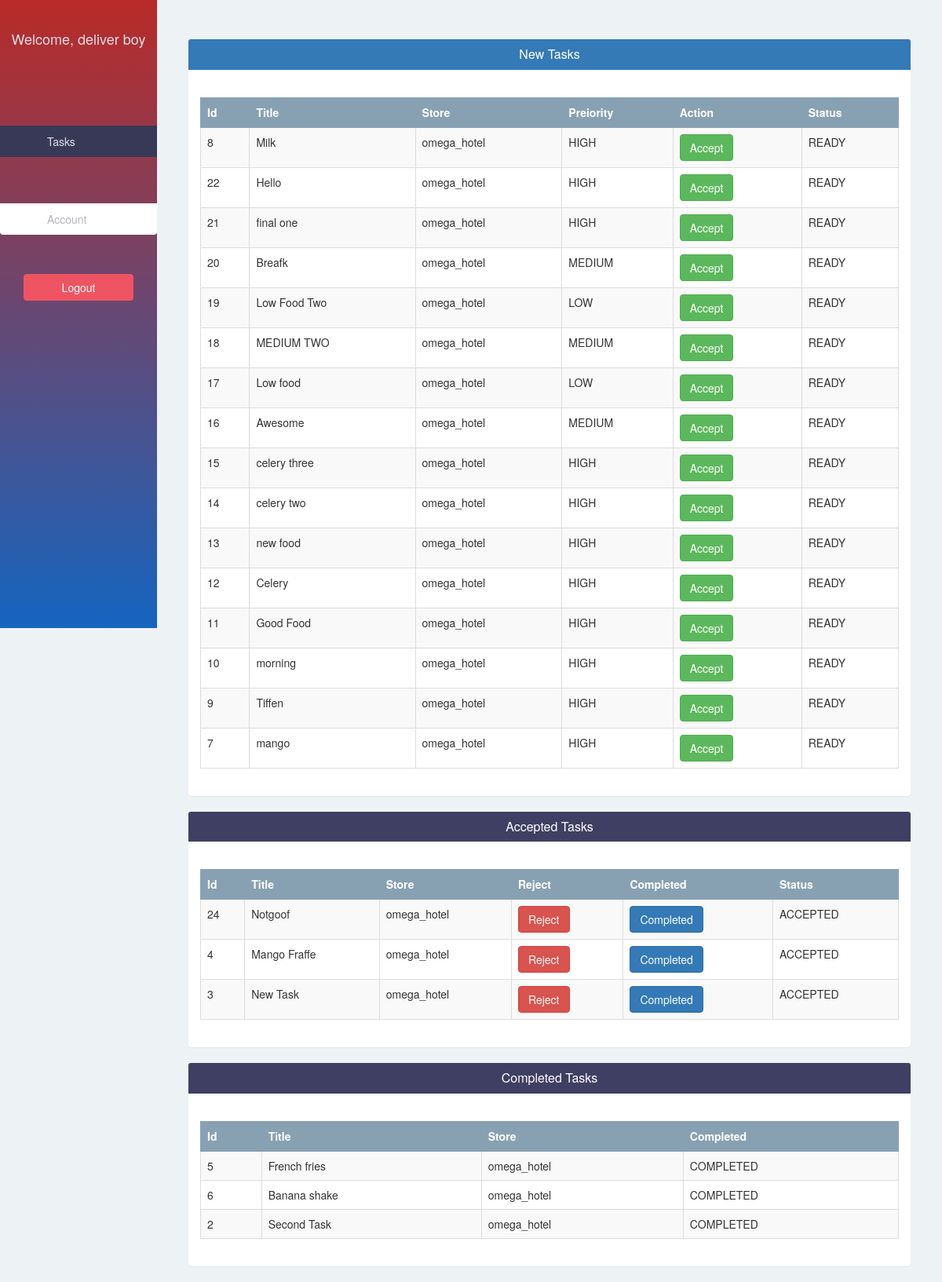
The page /deliver/tasks/ (signed in) on the database its author committed.
### store/models.py (models this page shows, shortened)
class DeliveryBoy(models.Model):
	user = models.OneToOneField(User,
								on_delete=models.CASCADE,
								related_name='delivery_boy')
	number = models.CharField(max_length=12, unique=True)
	def __str__(self):
		return self.user.get_full_name()
	class Meta:
		verbose_name = _("Delivery Boy")
		verbose_name_plural = _("Delivery Boys")

class Task(models.Model):
	HIGH = 'HIGH'
	MEDIUM = 'MEDIUM'
	LOW = 'LOW'
	ACCEPTED = 'ACCEPTED'
	COMPLETED = 'COMPLETED'
	REJECTED = 'REJECTED'
	READY = 'READY'
	CANCELD = 'CANCELD'
	PREIORITY_CHOICES = (
		(HIGH, 'High'),
		(MEDIUM, 'Medium'),
		(LOW, 'Low'),
	)
	STATUS_CHOICES = (
		(READY, 'Ready'),
		(ACCEPTED, 'Accepted'),
		(COMPLETED, 'Completed'),
		(REJECTED, 'Rejected'),
		(CANCELD, 'Canceld')
	)
	title = models.CharField(max_length=100)
	store = models.ForeignKey(Store, on_delete=models.CASCADE)
	delivery_boy = models.ForeignKey(DeliveryBoy,
									on_delete=models.CASCADE,
									blank=True, null=True)
	preiority = models.CharField(max_length=6, choices=PREIORITY_CHOICES)
	status = models.CharField(max_length=10, choices=STATUS_CHOICES)
	created_at = models.DateTimeField( auto_now=True)
	accepted_at = models.DateTimeField(blank=True, null=True)
	completed_at = models.DateTimeField(blank=True, null=True)
	edited_at = models.DateTimeField(auto_now_add=True)
	celery_id = models.CharField(max_length=200, null=True, blank=True)
	class Meta:
		verbose_name = _("Delivery Task")
		verbose_name_plural = _("Delivery Tasks")
		ordering = ('created_at',)

class Store(models.Model):
	user = models.OneToOneField(User,
								on_delete=models.CASCADE,
								related_name='store')
	store_name = models.CharField(max_length=150)
	contact_number = models.CharField(max_length=12)
	def __str__(self):
		return self.store_name
	class Meta:
		verbose_name = _("Store Manager")
		verbose_name_plural = _("Store Managers")

### store/views.py (the view)
# urls.py: url(r'^deliver/tasks/$', views.deliver_tasks, name="deliver_tasks"),
@login_required(login_url="/deliever/signin")
def deliver_tasks(request):
	tasks = Task.objects.filter(delivery_boy=None).exclude(
		Q(status=Task.CANCELD) | Q(status=Task.COMPLETED)).order_by('-created_at')
	accepted_tasks = Task.objects.filter(
		status=Task.ACCEPTED, delivery_boy=request.user.delivery_boy).order_by('-created_at')
	completed_tasks = Task.objects.filter(
		status=Task.COMPLETED, delivery_boy=request.user.delivery_boy).order_by('-created_at')
	return render(request, "deliver/tasks.html",
		{"tasks": tasks,
		"accepted_tasks": accepted_tasks,
		"completed_tasks": completed_tasks})

### templates/deliver/tasks.html (shortened to what this page needs)
{% extends 'deliver/base.html' %}
{% block page %}
    <div class="panel">
        <div class="panel-heading bg-primary">
            <h4 class="panel-title text-center text-white">New Tasks</h4>
        </div>
        <div class="panel-body">
            <br/>
            <table class="table table-bordered table-hover table-striped">
                <thead>
                  <tr class="bg-gray text-white">
                    <th>Id</th>
                    <th>Title</th>
                    <th>Store</th>
                    <th>Preiority</th>
                     <th>Action</th>
                    <th>Status</th>
                  </tr>
                </thead>
                <tbody>
                    {% for task in tasks %}
                        <tr>
                            <td>{{ task.id }}</td>
                            <td>{{ task.title }}</td>
                            <td>{{ task.store }}</td>
                            <td>{{ task.preiority}}</td>
                            <td><button class="btn btn-success" onclick="AcceptTask({{task.id}})">Accept</button></td>
                            <td>{{task.status}}</td>
                        </tr>
                    {% endfor %}
                </tbody>
            </table>
        </div>
    </div>
    <div class="panel">
        <div class="panel-heading bg-blue">
            <h4 class="panel-title text-center text-white">Accepted Tasks</h4>
        </div>
        <div class="panel-body">
            <br/>
            <table class="table table-bordered table-hover table-striped">
                <thead>
                  <tr class="bg-gray text-white">
                    <th>Id</th>
                    <th>Title</th>
                    <th>Store</th>
                    <th>Reject</th>
                    <th>Completed</th>
                    <th>Status</th>
                  </tr>
                </thead>
                <tbody>
                    {% for task in accepted_tasks %}
                        <tr>
                            <td>{{ task.id }}</td>
                            <td>{{ task.title }}</td>
                            <td>{{ task.store }}</td>
                            <td><button class="btn btn-danger" onclick="RejectTask({{task.id}})">Reject</button></td>
                            <td><button class="btn btn-primary" onclick="CompletedTask({{task.id}})">Completed</button></td>
                            <td>{{task.status}}</td>
                        </tr>
                    {% endfor %}
                </tbody>
            </table>
        </div>
    </div>
    <div class="panel">
        <div class="panel-heading bg-blue">
            <h4 class="panel-title text-center text-white">Completed Tasks</h4>
        </div>
        <div class="panel-body">
            <br/>
            <table class="table table-bordered table-hover table-striped">
                <thead>
                  <tr class="bg-gray text-white">
                    <th>Id</th>
                    <th>Title</th>
                    <th>Store</th>
                    <th>Completed</th>
                  </tr>
                </thead>
                <tbody>
                    {% for task in completed_tasks %}
                        <tr>
                            <td>{{ task.id }}</td>
                            <td>{{ task.title }}</td>
                            <td>{{ task.store }}</td>
                            <td>{{task.status}}</td>
                        </tr>
                    {% endfor %}
                </tbody>
            </table>
        </div>
    </div>
{% endblock %}

### templates/deliver/base.html (shortened to what this page needs)
{% extends 'base.html' %}
{% block sidebar %}
	{% url 'deliver_tasks' as deliver_tasks_url %}
	{% url 'delivery_boy_account' as delivery_boy_url %}
	<div class="text-center">
		<h4>Welcome, {{request.user.delivery_boy}}</h4>
	</div>
	<div class="list-group">
			<span class="text-uppercase"></span>
			<a href="{% url 'deliver_tasks' %}" class="list-group-item {% if request.path == deliver_tasks_url %} active {% endif %} ">Tasks</a>
			<span class="text-uppercase"></span>
		      <a href="{% url 'delivery_boy_account' %}"
		          class="list-group-item {% if request.path == delivery_boy_url %} active {% endif %} ">Account</a>
	</div>
	 <div class="text-center">
      <a href="{% url 'delivery_boy-signout' %}?next=/store/signin/"
          class="btn btn-pink">Logout</a>
    </div>
   {% endblock %}

### static/css/style.css (style rules this page uses)
body { padding-top: 50px; background-color: #EDF2F5; overflow: auto; }
.bg-blue { background-color: #3F3F63; }
.bg-gray { background-color: #88A1B2; }
.text-white { color: white; }
.btn-pink { color: white; background-color: #EE5462; }
.sidebar > div:first-child { padding: 30px 10px; font-weight: bold; font-size: 15px; }
.sidebar > div:first-child > h4 { color: #e0deeb; }
.sidebar .list-group { padding: 0; }
.sidebar .list-group > span { color: #b6b4c1; display: block; margin-top: 20px; padding: 20px 30px; font-size: 16px; font-weight: 300; }
.sidebar .list-group .list-group-item, .sidebar .list-group .list-group-item:focus { color: #b6b4c1; border: 0; padding-left: 60px; padding-right: 30px; }
.sidebar .list-group .list-group-item.active, .sidebar .list-group .list-group-item:hover { background-color: #383957; color: #e0deeb; }
.sidebar > div:last-child { padding: 30px; }
.sidebar > div:last-child .btn { width: 100%; }
.content .panel { border: none; }
.table > thead > tr > th, .table > thead > tr > td { vertical-align: middle; }
.table, .table > thead > tr > th { border-color: #88A1B2; }

### rows shown on the page
Task: id "8", title "Milk", store "omega_hotel", preiority "HIGH", status "READY"
Task: id "22", title "Hello", store "omega_hotel", preiority "HIGH", status "READY"
Task: id "21", title "final one", store "omega_hotel", preiority "HIGH", status "READY"
Task: id "20", title "Breafk", store "omega_hotel", preiority "MEDIUM", status "READY"
Task: id "19", title "Low Food Two", store "omega_hotel", preiority "LOW", status "READY"
Task: id "18", title "MEDIUM TWO", store "omega_hotel", preiority "MEDIUM", status "READY"
Task: id "17", title "Low food", store "omega_hotel", preiority "LOW", status "READY"
Task: id "16", title "Awesome", store "omega_hotel", preiority "MEDIUM", status "READY"
Task: id "15", title "celery three", store "omega_hotel", preiority "HIGH", status "READY"
Task: id "14", title "celery two", store "omega_hotel", preiority "HIGH", status "READY"
Task: id "13", title "new food", store "omega_hotel", preiority "HIGH", status "READY"
Task: id "12", title "Celery", store "omega_hotel", preiority "HIGH", status "READY"
Task: id "11", title "Good Food", store "omega_hotel", preiority "HIGH", status "READY"
Task: id "10", title "morning", store "omega_hotel", preiority "HIGH", status "READY"
Task: id "9", title "Tiffen", store "omega_hotel", preiority "HIGH", status "READY"
Task: id "7", title "mango", store "omega_hotel", preiority "HIGH", status "READY"
Task: id "24", title "Notgoof", store "omega_hotel", status "ACCEPTED"
Task: id "4", title "Mango Fraffe", store "omega_hotel", status "ACCEPTED"
Task: id "3", title "New Task", store "omega_hotel", status "ACCEPTED"
Task: id "5", title "French fries", store "omega_hotel", status "COMPLETED"
Task: id "6", title "Banana shake", store "omega_hotel", status "COMPLETED"
Task: id "2", title "Second Task", store "omega_hotel", status "COMPLETED"

### other values the page prints
{{ request.user.delivery_boy }} "deliver boy"
